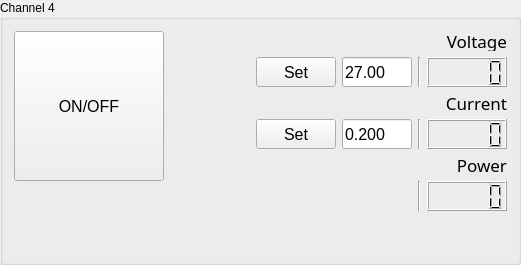
         <widget class="QGroupBox" name="groupBox_5">
          <property name="title">
           <string>Channel 4</string>
          </property>
          <layout class="QHBoxLayout" name="horizontalLayout_11">
           <item>
            <layout class="QVBoxLayout" name="verticalLayout_16">
             <item>
              <widget class="QPushButton" name="pushButton_ONOFF_CH1_4">
               <property name="sizePolicy">
                <sizepolicy hsizetype="MinimumExpanding" vsizetype="MinimumExpanding">
                 <horstretch>0</horstretch>
                 <verstretch>0</verstretch>
                </sizepolicy>
               </property>
               <property name="minimumSize">
                <size>
                 <width>150</width>
                 <height>150</height>
                </size>
               </property>
               <property name="maximumSize">
                <size>
                 <width>200</width>
                 <height>200</height>
                </size>
               </property>
               <property name="font">
                <font>
                 <pointsize>12</pointsize>
                </font>
               </property>
               <property name="autoFillBackground">
                <bool>true</bool>
               </property>
               <property name="text">
                <string>ON/OFF</string>
               </property>
               <property name="checkable">
                <bool>true</bool>
               </property>
              </widget>
             </item>
             <item>
              <spacer name="verticalSpacer_10">
               <property name="orientation">
                <enum>Qt::Vertical</enum>
               </property>
               <property name="sizeHint" stdset="0">
                <size>
                 <width>20</width>
                 <height>40</height>
                </size>
               </property>
              </spacer>
             </item>
            </layout>
           </item>
           <item>
            <spacer name="horizontalSpacer_23">
             <property name="orientation">
              <enum>Qt::Horizontal</enum>
             </property>
             <property name="sizeHint" stdset="0">
              <size>
               <width>46</width>
               <height>20</height>
              </size>
             </property>
            </spacer>
           </item>
           <item>
            <layout class="QVBoxLayout" name="verticalLayout_12">
             <item>
              <layout class="QGridLayout" name="gridLayout_6">
               <item row="0" column="0">
                <spacer name="horizontalSpacer_24">
                 <property name="orientation">
                  <enum>Qt::Horizontal</enum>
                 </property>
                 <property name="sizeHint" stdset="0">
                  <size>
                   <width>40</width>
                   <height>20</height>
                  </size>
                 </property>
                </spacer>
               </item>
               <item row="1" column="0">
                <spacer name="horizontalSpacer_25">
                 <property name="orientation">
                  <enum>Qt::Horizontal</enum>
                 </property>
                 <property name="sizeHint" stdset="0">
                  <size>
                   <width>40</width>
                   <height>20</height>
                  </size>
                 </property>
                </spacer>
               </item>
               <item row="1" column="1" colspan="2">
                <widget class="QPushButton" name="pushButton_SetVoltageCH1_4">
                 <property name="sizePolicy">
                  <sizepolicy hsizetype="MinimumExpanding" vsizetype="MinimumExpanding">
                   <horstretch>0</horstretch>
                   <verstretch>0</verstretch>
                  </sizepolicy>
                 </property>
                 <property name="minimumSize">
                  <size>
                   <width>70</width>
                   <height>30</height>
                  </size>
                 </property>
                 <property name="maximumSize">
                  <size>
                   <width>100</width>
                   <height>70</height>
                  </size>
                 </property>
                 <property name="font">
                  <font>
                   <pointsize>12</pointsize>
                  </font>
                 </property>
                 <property name="text">
                  <string>Set</string>
                 </property>
                </widget>
               </item>
               <item row="1" column="3">
                <widget class="QLineEdit" name="lineEdit_VoltageToSetCH1_4">
                 <property name="sizePolicy">
                  <sizepolicy hsizetype="MinimumExpanding" vsizetype="MinimumExpanding">
                   <horstretch>0</horstretch>
                   <verstretch>0</verstretch>
                  </sizepolicy>
                 </property>
                 <property name="minimumSize">
                  <size>
                   <width>70</width>
                   <height>30</height>
                  </size>
                 </property>
                 <property name="maximumSize">
                  <size>
                   <width>70</width>
                   <height>70</height>
                  </size>
                 </property>
                 <property name="font">
                  <font>
                   <pointsize>12</pointsize>
                  </font>
                 </property>
                 <property name="text">
                  <string>27.00</string>
                 </property>
                </widget>
               </item>
               <item row="1" column="4">
                <widget class="Line" name="line_13">
                 <property name="orientation">
                  <enum>Qt::Vertical</enum>
                 </property>
                </widget>
               </item>
               <item row="1" column="5">
                <widget class="QLCDNumber" name="lcdNumber_VoltageCH1_4">
                 <property name="sizePolicy">
                  <sizepolicy hsizetype="MinimumExpanding" vsizetype="MinimumExpanding">
                   <horstretch>0</horstretch>
                   <verstretch>0</verstretch>
                  </sizepolicy>
                 </property>
                 <property name="minimumSize">
                  <size>
                   <width>70</width>
                   <height>30</height>
                  </size>
                 </property>
                 <property name="maximumSize">
                  <size>
                   <width>100</width>
                   <height>70</height>
                  </size>
                 </property>
                 <property name="smallDecimalPoint">
                  <bool>false</bool>
                 </property>
                 <property name="digitCount">
                  <number>5</number>
                 </property>
                </widget>
               </item>
               <item row="2" column="0">
                <spacer name="horizontalSpacer_26">
                 <property name="orientation">
                  <enum>Qt::Horizontal</enum>
                 </property>
                 <property name="sizeHint" stdset="0">
                  <size>
                   <width>40</width>
                   <height>20</height>
                  </size>
                 </property>
                </spacer>
               </item>
               <item row="3" column="0">
                <spacer name="horizontalSpacer_27">
                 <property name="orientation">
                  <enum>Qt::Horizontal</enum>
                 </property>
                 <property name="sizeHint" stdset="0">
                  <size>
                   <width>40</width>
                   <height>20</height>
                  </size>
                 </property>
                </spacer>
               </item>
               <item row="3" column="1" colspan="2">
                <widget class="QPushButton" name="pushButton_SetCurrentCH1_4">
                 <property name="sizePolicy">
                  <sizepolicy hsizetype="MinimumExpanding" vsizetype="MinimumExpanding">
                   <horstretch>0</horstretch>
                   <verstretch>0</verstretch>
                  </sizepolicy>
                 </property>
                 <property name="minimumSize">
                  <size>
                   <width>70</width>
                   <height>30</height>
                  </size>
                 </property>
                 <property name="maximumSize">
                  <size>
                   <width>100</width>
                   <height>70</height>
                  </size>
                 </property>
                 <property name="font">
                  <font>
                   <pointsize>12</pointsize>
                  </font>
                 </property>
                 <property name="text">
                  <string>Set</string>
                 </property>
                </widget>
               </item>
               <item row="3" column="3">
                <widget class="QLineEdit" name="lineEdit_CurrentToSetCH1_4">
                 <property name="sizePolicy">
                  <sizepolicy hsizetype="MinimumExpanding" vsizetype="MinimumExpanding">
                   <horstretch>0</horstretch>
                   <verstretch>0</verstretch>
                  </sizepolicy>
                 </property>
                 <property name="minimumSize">
                  <size>
                   <width>70</width>
                   <height>30</height>
                  </size>
                 </property>
                 <property name="maximumSize">
                  <size>
                   <width>70</width>
                   <height>70</height>
                  </size>
                 </property>
                 <property name="font">
                  <font>
                   <pointsize>12</pointsize>
                  </font>
                 </property>
                 <property name="text">
                  <string>0.200</string>
                 </property>
                </widget>
               </item>
               <item row="3" column="4">
                <widget class="Line" name="line_14">
                 <property name="orientation">
                  <enum>Qt::Vertical</enum>
                 </property>
                </widget>
               </item>
               <item row="3" column="5">
                <widget class="QLCDNumber" name="lcdNumber_CurrentCH1_4">
                 <property name="sizePolicy">
                  <sizepolicy hsizetype="MinimumExpanding" vsizetype="MinimumExpanding">
                   <horstretch>0</horstretch>
                   <verstretch>0</verstretch>
                  </sizepolicy>
                 </property>
                 <property name="minimumSize">
                  <size>
                   <width>70</width>
                   <height>30</height>
                  </size>
                 </property>
                 <property name="maximumSize">
                  <size>
                   <width>100</width>
                   <height>70</height>
                  </size>
                 </property>
                 <property name="digitCount">
                  <number>5</number>
                 </property>
                </widget>
               </item>
               <item row="4" column="0">
                <spacer name="horizontalSpacer_28">
                 <property name="orientation">
                  <enum>Qt::Horizontal</enum>
                 </property>
                 <property name="sizeHint" stdset="0">
                  <size>
                   <width>40</width>
                   <height>20</height>
                  </size>
                 </property>
                </spacer>
               </item>
               <item row="5" column="0">
                <spacer name="horizontalSpacer_29">
                 <property name="orientation">
                  <enum>Qt::Horizontal</enum>
                 </property>
                 <property name="sizeHint" stdset="0">
                  <size>
                   <width>40</width>
                   <height>20</height>
                  </size>
                 </property>
                </spacer>
               </item>
               <item row="0" column="5">
                <widget class="QLabel" name="label_20">
                 <property name="minimumSize">
                  <size>
                   <width>80</width>
                   <height>20</height>
                  </size>
                 </property>
                 <property name="maximumSize">
                  <size>
                   <width>80</width>
                   <height>20</height>
                  </size>
                 </property>
                 <property name="font">
                  <font>
                   <family>Imprint MT Shadow</family>
                   <pointsize>13</pointsize>
                   <weight>50</weight>
                   <italic>false</italic>
                   <bold>false</bold>
                  </font>
                 </property>
                 <property name="text">
                  <string>Voltage</string>
                 </property>
                 <property name="alignment">
                  <set>Qt::AlignRight|Qt::AlignTrailing|Qt::AlignVCenter</set>
                 </property>
                </widget>
               </item>
               <item row="2" column="5">
                <widget class="QLabel" name="label_27">
                 <property name="minimumSize">
                  <size>
                   <width>80</width>
                   <height>20</height>
                  </size>
                 </property>
                 <property name="maximumSize">
                  <size>
                   <width>80</width>
                   <height>20</height>
                  </size>
                 </property>
                 <property name="font">
                  <font>
                   <family>Imprint MT Shadow</family>
                   <pointsize>13</pointsize>
                   <weight>50</weight>
                   <italic>false</italic>
                   <bold>false</bold>
                  </font>
                 </property>
                 <property name="text">
                  <string>Current</string>
                 </property>
                 <property name="alignment">
                  <set>Qt::AlignRight|Qt::AlignTrailing|Qt::AlignVCenter</set>
                 </property>
                </widget>
               </item>
               <item row="4" column="5">
                <widget class="QLabel" name="label_28">
                 <property name="minimumSize">
                  <size>
                   <width>80</width>
                   <height>20</height>
                  </size>
                 </property>
                 <property name="maximumSize">
                  <size>
                   <width>80</width>
                   <height>20</height>
                  </size>
                 </property>
                 <property name="font">
                  <font>
                   <family>Imprint MT Shadow</family>
                   <pointsize>13</pointsize>
                   <weight>50</weight>
                   <italic>false</italic>
                   <bold>false</bold>
                  </font>
                 </property>
                 <property name="text">
                  <string>Power</string>
                 </property>
                 <property name="alignment">
                  <set>Qt::AlignRight|Qt::AlignTrailing|Qt::AlignVCenter</set>
                 </property>
                </widget>
               </item>
               <item row="5" column="5">
                <widget class="QLCDNumber" name="lcdNumber_PowerCH1_4">
                 <property name="sizePolicy">
                  <sizepolicy hsizetype="MinimumExpanding" vsizetype="MinimumExpanding">
                   <horstretch>0</horstretch>
                   <verstretch>0</verstretch>
                  </sizepolicy>
                 </property>
                 <property name="minimumSize">
                  <size>
                   <width>70</width>
                   <height>30</height>
                  </size>
                 </property>
                 <property name="maximumSize">
                  <size>
                   <width>100</width>
                   <height>70</height>
                  </size>
                 </property>
                 <property name="smallDecimalPoint">
                  <bool>false</bool>
                 </property>
                 <property name="digitCount">
                  <number>5</number>
                 </property>
                </widget>
               </item>
               <item row="5" column="4">
                <widget class="Line" name="line_15">
                 <property name="orientation">
                  <enum>Qt::Vertical</enum>
                 </property>
                </widget>
               </item>
              </layout>
             </item>
             <item>
              <spacer name="verticalSpacer_11">
               <property name="orientation">
                <enum>Qt::Vertical</enum>
               </property>
               <property name="sizeHint" stdset="0">
                <size>
                 <width>20</width>
                 <height>40</height>
                </size>
               </property>
              </spacer>
             </item>
            </layout>
           </item>
          </layout>
         </widget>
